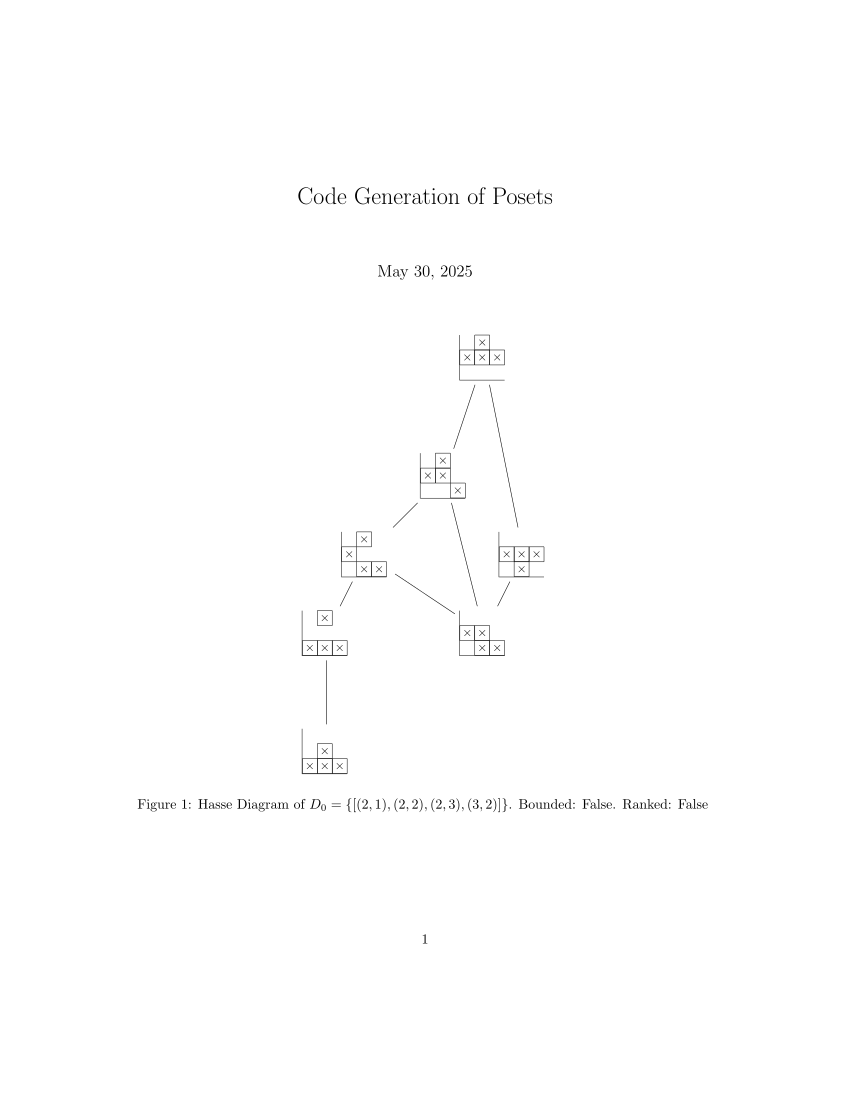

This figure's Python source:
'''
Josh O'Connor
University of Kansas
McNair Scholar's Program 2025
'''

from Diagram import Diagram
from Graph import Graph
from KohnertDiagramEngine import KohnertDiagramEngine
from LaTeXRenderer import LaTeXRenderer
import subprocess


def main():
    #get all Kohnert diagrams from diagrams.txt
    diagrams = []
    with open('../diagrams.txt', 'r') as file:
        data = file.readlines()
    
    for line in data:
        raw_cells = line.strip().split(' ')
        cells = [eval(cell) for cell in raw_cells ]
        diagrams.append(cells)
        
    #latex boilerplate
    latex_start = r'''
    \documentclass{article}
    \usepackage{graphicx, geometry, amsmath, amsfonts, tikz, youngtab, cite}
    \geometry{left=2cm, right=2cm}
    \savebox2{%
    \begin{picture}(12,12)
    \put(0,0){\line(1,0){12}}
    \put(0,0){\line(0,1){12}}
    \put(12,0){\line(0,1){12}}
    \put(0,12){\line(1,0){12}}
    \end{picture}}
    \newcommand\cover{\mathrel{\ooalign{$\prec$\cr
    \hidewidth\hbox{$\cdot\mkern0.5mu$}\cr}}}
    \newlength\cellsize
    \setlength\cellsize{12pt} 
    \newcommand\cellify[1]{\def\thearg{#1}\def\nothing{}%
    \ifx\thearg\nothing\vrule width0pt height\cellsize depth0pt%
    \else\hbox to 0pt{\usebox2\hss}\fi%
    \vbox to 12\unitlength{\vss\hbox to 12\unitlength{\hss$#1$\hss}\vss}}
    \newcommand\tableau[1]{\vtop{\let\\=\cr
    \setlength\baselineskip{-12000pt}
    \setlength\lineskiplimit{12000pt}
    \setlength\lineskip{0pt}
    \halign{&\cellify{##}\cr#1\crcr}}}
    \savebox4{% CIRCLE
    \begin{picture}(12,12)
    \put(6,6){\circle{12}}
    \end{picture}}
    \newcommand{\cir}[1]{\def\thearg{#1}\def\nothing{}%
    \ifx\thearg\nothing\vrule width0pt height\cellsize depth0pt%
    \else\hbox to 0pt{\usebox4\hss}\fi%
    \vbox to 12\unitlength{\vss\hbox to 12\unitlength{\hss$#1$\hss}\vss}}
    \newcommand\nocellify[1]{\def\thearg{#1}\def\nothing{}%
    \ifx\thearg\nothing\vrule width0pt height\cellsize depth0pt%
    \else\hbox to 0pt{\hss}\fi%
    \vbox to 12\unitlength{\vss\hbox to 12\unitlength{\hss$#1$\hss}\vss}}
    \newcommand\notableau[1]{\vtop{\let\\=\cr
    \setlength\baselineskip{-12000pt}
    \setlength\lineskiplimit{12000pt}
    \setlength\lineskip{0pt}
    \halign{&\nocellify{##}\cr#1\crcr}}}
    \title{Code Generation of Posets}
    \begin{document}
    \maketitle '''
    latex_hasse_diagrams = ''
    latex_end = '\end{document}'
        
    file = open('main.tex', 'r')
    
    for cells in diagrams:
        graph = Graph()
        engine = KohnertDiagramEngine()
        renderer = LaTeXRenderer()
        
        row_num, col_num = engine.get_dimension(cells)
        diagram = Diagram(list(cells), row_num, col_num)  # init diagram
        graph.add_vertex(diagram) #add "root" to graph
        D_0 = graph.get_root_node()
        
        #if the diagram is invalid or not southeast then quit
        if diagram.cells == []:# or engine.check_south_east(diagram.cells) == False:
            print('Error')
        
        #if the diagram is valid, we continue
        else:
            cache = {}  # cache Kohnert diagrams
            move_cells = engine.find_move_cells(diagram)  # find cells eligible for Kohnert move
            for cell in move_cells:
                engine.kohnert_move(graph, diagram, cell, cache)
            
            renderer.set_node_positions(graph)
            latex_hasse_diagrams += renderer.generate_hasse_diagram(graph, D_0)
            with open('main.tex', 'w') as f:
                f.write(latex_start + latex_hasse_diagrams + latex_end)
        # Compile LaTeX into PDF
        subprocess.run(['pdflatex', 'main.tex'])
        file.close

if __name__ == '__main__':
    main()
